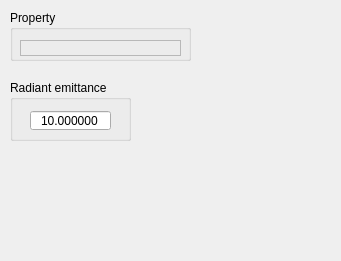
<?xml version="1.0" encoding="UTF-8"?>
<ui version="4.0">
 <class>NonDirectionalEmitterWidget</class>
 <widget class="QWidget" name="NonDirectionalEmitterWidget">
  <property name="geometry">
   <rect>
    <x>0</x>
    <y>0</y>
    <width>341</width>
    <height>261</height>
   </rect>
  </property>
  <property name="windowTitle">
   <string>Form</string>
  </property>
  <widget class="QGroupBox" name="radiant_emittance_box">
   <property name="geometry">
    <rect>
     <x>10</x>
     <y>80</y>
     <width>121</width>
     <height>61</height>
    </rect>
   </property>
   <property name="title">
    <string>Radiant emittance</string>
   </property>
   <widget class="QDoubleSpinBox" name="radiant_emittance_spinbox">
    <property name="geometry">
     <rect>
      <x>20</x>
      <y>30</y>
      <width>81</width>
      <height>21</height>
     </rect>
    </property>
    <property name="alignment">
     <set>Qt::AlignCenter</set>
    </property>
    <property name="buttonSymbols">
     <enum>QAbstractSpinBox::NoButtons</enum>
    </property>
    <property name="keyboardTracking">
     <bool>false</bool>
    </property>
    <property name="decimals">
     <number>6</number>
    </property>
    <property name="minimum">
     <double>0.000000000000000</double>
    </property>
    <property name="maximum">
     <double>100000.000000000000000</double>
    </property>
    <property name="value">
     <double>10.000000000000000</double>
    </property>
   </widget>
  </widget>
  <widget class="QGroupBox" name="property_box">
   <property name="geometry">
    <rect>
     <x>10</x>
     <y>10</y>
     <width>181</width>
     <height>51</height>
    </rect>
   </property>
   <property name="title">
    <string>Property</string>
   </property>
   <widget class="QFrame" name="property_frame">
    <property name="geometry">
     <rect>
      <x>10</x>
      <y>30</y>
      <width>161</width>
      <height>16</height>
     </rect>
    </property>
    <property name="frameShape">
     <enum>QFrame::StyledPanel</enum>
    </property>
    <property name="frameShadow">
     <enum>QFrame::Raised</enum>
    </property>
   </widget>
  </widget>
 </widget>
 <resources/>
 <connections/>
</ui>
